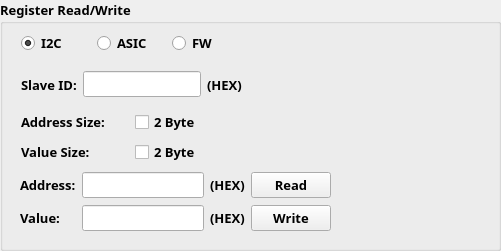
  <widget class="QGroupBox" name="groupBox_4">
   <property name="geometry">
    <rect>
     <x>20</x>
     <y>200</y>
     <width>501</width>
     <height>251</height>
    </rect>
   </property>
   <property name="font">
    <font>
     <family>Courier 10 Pitch</family>
     <pointsize>10</pointsize>
     <weight>75</weight>
     <bold>true</bold>
    </font>
   </property>
   <property name="title">
    <string>Register Read/Write</string>
   </property>
   <widget class="QWidget" name="layoutWidget3">
    <property name="geometry">
     <rect>
      <x>21</x>
      <y>110</y>
      <width>221</width>
      <height>54</height>
     </rect>
    </property>
    <layout class="QGridLayout" name="gridLayout_9">
     <item row="0" column="0">
      <widget class="QLabel" name="label_9">
       <property name="text">
        <string>Address Size:</string>
       </property>
      </widget>
     </item>
     <item row="0" column="1">
      <widget class="QCheckBox" name="addrSizeChk">
       <property name="text">
        <string>2 Byte</string>
       </property>
      </widget>
     </item>
     <item row="1" column="0">
      <widget class="QLabel" name="label_10">
       <property name="text">
        <string>Value Size:</string>
       </property>
      </widget>
     </item>
     <item row="1" column="1">
      <widget class="QCheckBox" name="calueSizeChk">
       <property name="text">
        <string>2 Byte</string>
       </property>
      </widget>
     </item>
    </layout>
   </widget>
   <widget class="QWidget" name="layoutWidget4">
    <property name="geometry">
     <rect>
      <x>20</x>
      <y>171</y>
      <width>311</width>
      <height>62</height>
     </rect>
    </property>
    <layout class="QGridLayout" name="gridLayout_8">
     <item row="0" column="0">
      <widget class="QLabel" name="label_11">
       <property name="text">
        <string>Address:</string>
       </property>
      </widget>
     </item>
     <item row="0" column="1">
      <widget class="QLineEdit" name="addressLineEdit">
       <property name="alignment">
        <set>Qt::AlignCenter</set>
       </property>
      </widget>
     </item>
     <item row="0" column="2">
      <widget class="QLabel" name="label_13">
       <property name="text">
        <string>(HEX)</string>
       </property>
      </widget>
     </item>
     <item row="0" column="3">
      <widget class="QPushButton" name="readRegBtn">
       <property name="text">
        <string>Read</string>
       </property>
      </widget>
     </item>
     <item row="1" column="0">
      <widget class="QLabel" name="label_12">
       <property name="text">
        <string>Value:</string>
       </property>
      </widget>
     </item>
     <item row="1" column="1">
      <widget class="QLineEdit" name="valueLineEdit">
       <property name="alignment">
        <set>Qt::AlignCenter</set>
       </property>
      </widget>
     </item>
     <item row="1" column="2">
      <widget class="QLabel" name="label_14">
       <property name="text">
        <string>(HEX)</string>
       </property>
      </widget>
     </item>
     <item row="1" column="3">
      <widget class="QPushButton" name="writeRegBtn">
       <property name="text">
        <string>Write</string>
       </property>
      </widget>
     </item>
    </layout>
   </widget>
   <widget class="QWidget" name="layoutWidget5">
    <property name="geometry">
     <rect>
      <x>21</x>
      <y>31</y>
      <width>221</width>
      <height>25</height>
     </rect>
    </property>
    <layout class="QHBoxLayout" name="horizontalLayout_2">
     <item>
      <widget class="QRadioButton" name="i2CRadioBtn">
       <property name="text">
        <string>I2C</string>
       </property>
       <property name="checked">
        <bool>true</bool>
       </property>
      </widget>
     </item>
     <item>
      <widget class="QRadioButton" name="hwRadioBtn">
       <property name="text">
        <string>ASIC</string>
       </property>
      </widget>
     </item>
     <item>
      <widget class="QRadioButton" name="fwRadioBtn">
       <property name="text">
        <string>FW</string>
       </property>
      </widget>
     </item>
    </layout>
   </widget>
   <widget class="QWidget" name="layoutWidget6">
    <property name="geometry">
     <rect>
      <x>21</x>
      <y>70</y>
      <width>221</width>
      <height>29</height>
     </rect>
    </property>
    <layout class="QHBoxLayout" name="horizontalLayout_3">
     <item>
      <widget class="QLabel" name="label_7">
       <property name="text">
        <string>Slave ID:</string>
       </property>
      </widget>
     </item>
     <item>
      <widget class="QLineEdit" name="slaveIDLineEdit">
       <property name="alignment">
        <set>Qt::AlignCenter</set>
       </property>
      </widget>
     </item>
     <item>
      <widget class="QLabel" name="label_8">
       <property name="text">
        <string>(HEX)</string>
       </property>
      </widget>
     </item>
    </layout>
   </widget>
  </widget>
